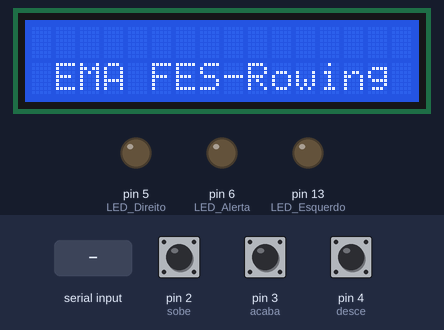
Bench run of a sketch on a simulated Arduino Uno, built with avr-gcc and run on an emulated ATmega328P. Shown: 16×2 character LCD, output pins drawn as LEDs (lit = HIGH). Dashed ring = blinking. The test bench sets the inputs (shaded band); at power-on: pin 3 (acaba) HIGH, pin 2 (sobe) HIGH, pin 4 (desce) HIGH. What the sketch prints to the serial monitor is not drawn.

Above: at 0.1 s.
1.3 s: "a" received over Serial
At 3.1 s:
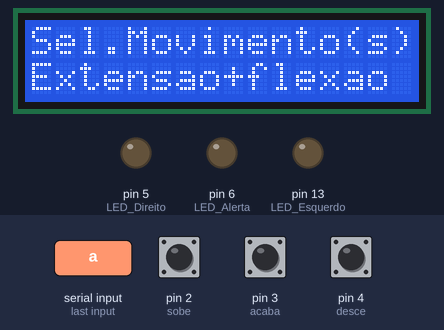
3.8 s: pin 3 (acaba) pulled LOW for 3.2 s
At 8.0 s:
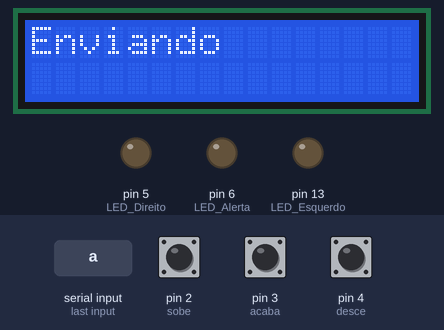
8.5 s: "a" received over Serial
At 11.3 s:
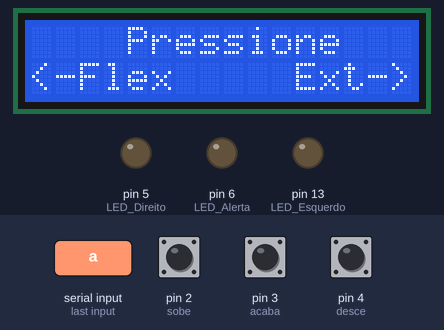
11.5 s: pin 2 (sobe) pulled LOW for 0.15 s
At 11.61 s:
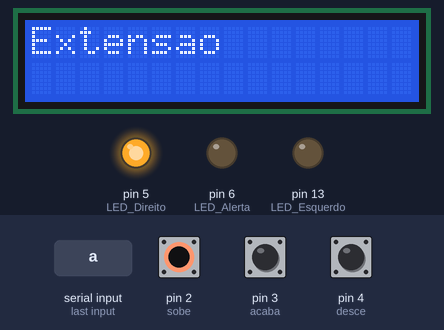
13.1 s: pin 4 (desce) pulled LOW for 0.15 s
At 13.6 s:
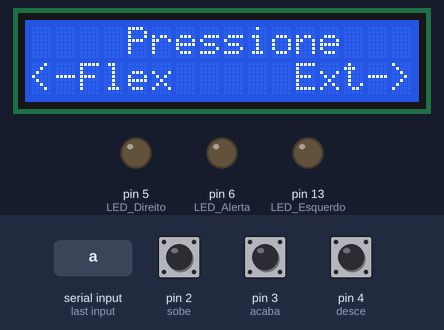
14.7 s: pin 3 (acaba) pulled LOW for 0.15 s
At 15.12 s:
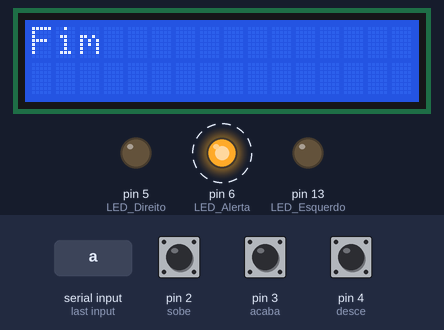
Timing chart, 0 to 17.9 s (numbered marks = the images above; inputs shaded):
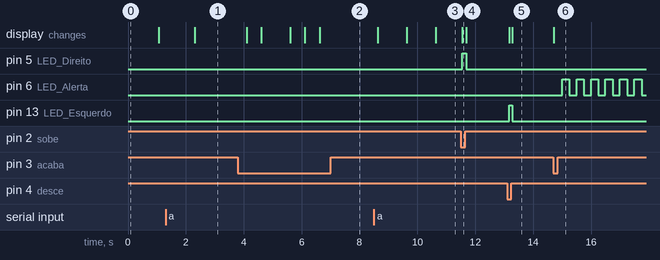

The sketch:

Rowing_Arduino.ino
```cpp
#include <LiquidCrystal.h>
#include <LiquidCrystal.h>
#include <SoftwareSerial.h>
LiquidCrystal lcd(9, 7, 8, 12, 10, 11);
#define LED_Alerta 6 // Pin is connected to the LED ALERTA
#define LED_Direito 5 // Pin is connected to the LED DIREITO
#define LED_Esquerdo 13 // Pin is connected to the LED ESQUERDO
/**
* ponteiro de função da máquina de estados. Ele aponta sempre para a função da
* máquina de estados que deve ser executada */
bool aux_CH12 = false;
bool aux_CH34 = false;
bool config = true;
bool print;
bool run = false;
bool stim = true;
byte channels = B00000000;
byte set_channels = B00000000;
char acaba = 3;
char corrente_CH12 = 10;
char corrente_CH34 = 6;
char corrente_CH56 = 10;
char corrente_CH78 = 6;
char desce = 4;
char freq = 40;
char passo;
char sobe = 2;
int mode = 0;
int pw = 300;
int variavel;
String flag;
String text;
String unidade;
void(* PonteiroDeFuncao) ();
void setup()
{
  lcd.begin(16, 2);
  Serial.begin(9600);
  Serial.flush(); // Limpar receber buffer.
  pinMode(acaba, INPUT_PULLUP);
  pinMode(desce, INPUT_PULLUP);
  pinMode(sobe, INPUT_PULLUP);
  pinMode(LED_Alerta, OUTPUT);
  pinMode(LED_Direito, OUTPUT);
  pinMode(LED_Esquerdo, OUTPUT);
}

void loop()
{
  PonteiroDeFuncao = StateConect;
  while (1)
  {
    while (config)
    {
      /**
      * chama a função apontada pelo ponteiro de função (logo, chama o estado
      * corrente)
      */
      (* PonteiroDeFuncao) ();
    }
    while (run)
    {
      int state_0 = 0;
      int state_1 = 1;
      digitalWrite(LED_Alerta, LOW);
      while (stim)
      {
        if (digitalRead(sobe) == LOW)
        {
          digitalWrite(sobe, HIGH);
          state_0 = 1;
          lcd.clear();
          lcd.print("Extensao");
          digitalWrite(LED_Direito, HIGH);
        }
        else
          if (digitalRead(desce) == LOW)
          {
            digitalWrite(desce, HIGH);
            state_0 = 2;
            lcd.clear();
            lcd.print("Flexao");
            digitalWrite(LED_Esquerdo, HIGH);
          }
        else
          if (digitalRead(acaba) == LOW)
          {
            digitalWrite(acaba, HIGH);
            state_0 = 3;
          }
        else
        {
          state_0 = 0;
        }
        if (state_1 != state_0)
        {
          Serial.print(state_0);
          state_1 = state_0;
          lcd.clear();
          lcd.print("    Pressione   ");
          lcd.setCursor(0, 1);
          lcd.print("<-Flex     Ext->");
          digitalWrite(LED_Esquerdo, LOW);
          digitalWrite(LED_Direito, LOW);
        }
        if (state_0 == 3)
        {
          Serial.print(state_0);
          stim = false;
          lcd.clear();
          lcd.print("Fim");
        }
        delay(30);
      }
      delay(250);
      digitalWrite(LED_Alerta, HIGH);
      delay(250);
    }
  }
  system("PAUSE");
}

/*-------------------------------------------------------------------------*/
/**
* @brief      Estado inicial de conexão das portas
*/
void StateConect(void)
{
  lcd.clear();
  lcd.setCursor(0, 1);
  lcd.print(" EMA FES-Rowing ");
  delay(1000);
  lcd.setCursor(0, 0);
  lcd.print("   Conectando...");
  /**
  * verificando conexão
  */
  bool conexao = false;
  while (conexao == false)
  {
    if (Serial.available())
    {
      flag = Serial.readString();
      if (flag.equals("a"))
      {
        conexao = true;
        PonteiroDeFuncao = StateSetMov;
      }
    }
  }
}

/**
* @brief      { Estado que seleciona a quantidade de movimento:
*             (extensão)e/ou(flexão) }
*/
void StateSetMov(void)
{
  // para a funcao
  // int mode = 2;
  text = "Sel.Movimento(s):";
  lcd.clear();
  lcd.print(text);
  variavel = mode;
  passo = 1;
  unidade = "";
  print = false;
  mode = func_set_parametro(variavel, passo, text, unidade, print);
  if (mode == 0)
    mode = 3;
  if (mode == 4)
    mode = 1;
  if (mode == 1)
  {
    lcd.setCursor(0, 1);
    lcd.print("Extensao       ");
    channels = B00000011;
  }
  if (mode == 2)
  {
    lcd.setCursor(0, 1);
    lcd.print("         flexao");
    channels = B00001100;
  }
  if (mode == 3)
  {
    lcd.setCursor(0, 1);
    lcd.print("Extensao+flexao");
    channels = B00001111;
  }
  delay(250);
  if (digitalRead(acaba) == LOW)
  {
    if (mode == 2)
      PonteiroDeFuncao = SetAuxCH34;
    else
      PonteiroDeFuncao = SetAuxCH12;
    delay(250);
  }
}

/**
* @brief      { Estado para selecionar se o canal 12 (CH12) necessita de canal
*             auxiliar, se sim: o canal auxíliar será o CH56 }
*/
void SetAuxCH12(void)
{
  text = "Ext.c/ Auxiliar?";
  lcd.clear();
  lcd.print(text);
  passo = 1;
  unidade = "";
  variavel = aux_CH12;
  print = false;
  variavel = func_set_parametro(variavel, passo, text, unidade, print);
  if (variavel == 0)
  {
    aux_CH12 = false;
    lcd.setCursor(0, 1);
    lcd.print("Nao             ");
    set_channels = B00000000;
    delay(250);
  }
  if (variavel == 1)
  {
    aux_CH12 = true;
    lcd.setCursor(0, 1);
    lcd.print("Sim, CH 5/6");
    set_channels = B00110000;
    delay(250);
  }
  if (digitalRead(acaba) == LOW)
  {
    channels = channels | set_channels;
    if (mode == 1)
      PonteiroDeFuncao = StateSetAmp;
    else
      PonteiroDeFuncao = SetAuxCH34;
    delay(250);
  }
}

/**
* @brief      { Estado para selecionar se o canal 12 (CH12) necessita de canal
*             auxiliar, se sim: o canal auxíliar será o CH56 }
*/
void SetAuxCH34(void)
{
  text = "Flex.c/ Auxiliar?";
  lcd.clear();
  lcd.print(text);
  passo = 1;
  unidade = "";
  variavel = aux_CH34;
  print = false;
  variavel = func_set_parametro(variavel, passo, text, unidade, print);
  if (variavel == 0)
  {
    aux_CH34 = false;
    lcd.setCursor(0, 1);
    lcd.print("Nao             ");
    set_channels = B00000000;
    delay(250);
  }
  if (variavel == 1)
  {
    aux_CH34 = true;
    lcd.setCursor(0, 1);
    lcd.print("Sim, CH 7/8");
    set_channels = B11000000;
    delay(250);
  }
  if (digitalRead(acaba) == LOW)
  {
    channels = channels | set_channels;
    PonteiroDeFuncao = StateSetAmp;
  }
  delay(250);
}

/**
* @brief      Estado para selecionar as amplitudes de todos os canais
*             selecionados anteriormente
*/
void StateSetAmp(void)
{
  if ((B00000011 & channels) > 0)
  {
    digitalWrite(acaba, HIGH);
    delay(250);
    while (digitalRead(acaba) == HIGH)
    {
      text = "CorrenteExtensao";
      variavel = corrente_CH12;
      passo = 2;
      unidade = "mA (CH [1,2])";
      print = true;
      corrente_CH12 = func_set_parametro(variavel, passo, text, unidade, print);
      corrente_CH56 = corrente_CH12;
      delay(250);
    }
  }
  if ((B00110000 & channels) > 0)
  {
    digitalWrite(acaba, HIGH);
    delay(250);
    while (digitalRead(acaba) == HIGH)
    {
      text = "Corrente Aux Ext";
      variavel = corrente_CH56;
      passo = 2;
      unidade = "mA (CH [5,6])";
      print = true;
      corrente_CH56 = func_set_parametro(variavel, passo, text, unidade, print);
      delay(250);
    }
  }
  if ((B00001100 & channels) > 0)
  {
    digitalWrite(acaba, HIGH);
    delay(250);
    while (digitalRead(acaba) == HIGH)
    {
      text = "Corrente Flexao";
      variavel = corrente_CH34;
      passo = 2;
      unidade = "mA (CH [3,4])";
      print = true;
      corrente_CH34 = func_set_parametro(variavel, passo, text, unidade, print);
      corrente_CH78 = corrente_CH34;
      delay(250);
    }
  }
  if ((B11000000 & channels) > 0)
  {
    digitalWrite(acaba, HIGH);
    delay(250);
    while (digitalRead(acaba) == HIGH)
    {
      text = "Corrente AuxFlex";
      variavel = corrente_CH78;
      passo = 2;
      unidade = "mA (CH [7,8])";
      print = true;
      corrente_CH78 = func_set_parametro(variavel, passo, text, unidade, print);
      delay(250);
    }
  }
  PonteiroDeFuncao = StateSetLP;
}

/**
* @brief      Estado para selecionar a Largura de Pulso (única para todos os
*             canais)
*/
void StateSetLP(void)
{
  text = "Largura de Pulso:";
  variavel = pw;
  passo = 10;
  unidade = "ms";
  print = true;
  pw = func_set_parametro(variavel, passo, text, unidade, print);
  delay(250);
  if (digitalRead(acaba) == LOW)
  {
    PonteiroDeFuncao = StateSetFreq;
    digitalWrite(acaba, HIGH);
  }
}

/**
* @brief      Estado para selecionar a Frequencia (única para todos os canais)
*/
void StateSetFreq(void)
{
  text = "Frequencia:";
  variavel = freq;
  passo = 5;
  unidade = "Hz";
  print = true;
  freq = func_set_parametro(variavel, passo, text, unidade, print);
  delay(250);
  if (digitalRead(acaba) == LOW)
  {
    PonteiroDeFuncao = Send;
    digitalWrite(acaba, HIGH);
  }
}

/**
* @brief      Estado para enviar os parâmetros para o Raspberry
*/
void Send(void)
{
  // Estado Inicial
  if (B00000000 == channels)
    mode = 0;
  // Extensão
  if (B00000011 == channels)
    mode = 1;
  // Flexão
  if (B00001100 == channels)
    mode = 2;
  // Extensão + Flexão
  if (B00001111 == channels)
    mode = 3;
  // (Extensão & Aux_Ext)
  if (B00110011 == channels)
    mode = 4;
  // (Extensão & Aux_Ext) + Flexão
  if (B00111111 == channels)
    mode = 5;
  // (Flexão & Aux_Flex)
  if (B11001100 == channels)
    mode = 6;
  // Extensao + (Flexão & Aux_Flex)
  if (B11001111 == channels)
    mode = 7;
  // (Extensão & Aux_Ext) + (Flexão & Aux_Flex)
  if (B11111111 == channels)
    mode = 8;
  // enviando dados pela serial
  Serial.print("c"); // marcador de corrente ch12
  func_dim_string_to_Stim(corrente_CH12);
  Serial.print("d"); // marcador de corrente ch34
  func_dim_string_to_Stim(corrente_CH34);
  Serial.print("e"); // marcador de corrente ch56
  func_dim_string_to_Stim(corrente_CH56);
  Serial.print("x"); // marcador de corrente ch78
  func_dim_string_to_Stim(corrente_CH78);
  Serial.print("p"); // marcador de largura de pulso
  func_dim_string_to_Stim(pw);
  Serial.print("f"); // marcador de frequecia
  func_dim_string_to_Stim(freq);
  Serial.print("m"); // marcador do modo
  func_dim_string_to_Stim(mode);
  lcd.clear();
  lcd.print("Enviando");
  delay(2000);
  PonteiroDeFuncao = waiting;
  lcd.setCursor(0, 1);
  lcd.print(channels, BIN);
  lcd.setCursor(15, 1);
  lcd.print(mode);
}

/**
* @brief      Estado para aguardar a confirmação de recebimento pelo Raspberry
*/
void waiting(void)
{
  if (Serial.available())
  {
    flag = Serial.readString();
    if (flag.equals("a"))
    {
      lcd.clear();
      lcd.print("Iniciando estimulacao");
      delay(1000);
      PonteiroDeFuncao = Runing;
    }
  }
}

/**
* @brief      Estado para iniciar o modo Run no loop()
*/
void Runing(void)
{
  run = true;
  config = false;
}

/**
* @brief      Função para acrescentar/diminuir valores da variavel, conforme o
*             passo escolhido, através dos botões do Handle
*
* @param      variavel  Define qual é a varialvel a ser alterada
* @param      passo     Define o passo de acrescimo/decrescimo
* @param      text      Texto informado no display
* @param      unidade   Unidade de medida informada no display
* @param      print     Indica se imprime as mensagens no display (true/false)
*
* @return     Retorna o valor da variavel definida através dos botções
*/
int func_set_parametro(int variavel, int passo, String text, String unidade, bool print)
{
  int BTN_Down = HIGH;
  int BTN_Up = HIGH;
  int lastReadingDown = HIGH;
  int lastReadingUp = HIGH;
  long lastSwitchTimeDown = 0;
  long lastSwitchTimeUp = 0;
  long longSwitchTime = 500;
  long shortSwitchTime = 100;
  long switchTimeDown = 500;
  long switchTimeUp = 500;
  BTN_Up = digitalRead(sobe);
  BTN_Down = digitalRead(desce);
  if (print == true)
  {
    lcd.clear();
    lcd.print(text);
    lcd.setCursor(0, 1);
    lcd.print(variavel);
    lcd.print(" ");
    lcd.print(unidade);
    lcd.print("   ");
    delay(250);
  }
  if (BTN_Up == LOW && ((((millis() - lastSwitchTimeUp) > switchTimeUp) && lastSwitchTimeUp != 0) || lastReadingUp == HIGH))
  {
    // digitalWrite (sobe, HIGH);
    if (((millis() - lastSwitchTimeUp) > switchTimeUp) && lastSwitchTimeUp != 0)
    {
      switchTimeUp = shortSwitchTime;
    }
    lastSwitchTimeUp = millis();
    lastReadingUp = BTN_Up;
    variavel = variavel + passo;
    delay(250);
  }
  if (BTN_Up == HIGH)
  {
    lastReadingUp = BTN_Up;
    switchTimeUp = longSwitchTime;
    lastSwitchTimeUp = 0;
  }
  if (BTN_Down == LOW &&
  ((((millis() - lastSwitchTimeDown) > switchTimeDown) && lastSwitchTimeDown != 0) || lastReadingDown == HIGH))
  {
    // digitalWrite (desce, HIGH);
    if (((millis() - lastSwitchTimeDown) > switchTimeDown) && lastSwitchTimeDown != 0)
    {
      switchTimeDown = shortSwitchTime;
    }
    lastSwitchTimeDown = millis();
    lastReadingDown = BTN_Down;
    variavel = variavel - passo;
    if (variavel < 0)
    {
      variavel = 0;
    }
    delay(250);
  }
  if (BTN_Down == HIGH)
  {
    lastReadingDown = BTN_Down;
    switchTimeDown = longSwitchTime;
    lastSwitchTimeDown = 0;
  }
  return variavel;
}

/*-------------------------------------------------------------------------*/
/**
* @brief      Configura o envio de parametros sempre com 3 algarismo
*
* @param      entrada  Valor a ser convertido para 3 algarismo
*
* @return     Valor convertido com 3 algarismo
*/
void func_dim_string_to_Stim(int entrada)
{
  if (qtdAlgarismos(entrada) == 3)
  {
    Serial.print(entrada);
  }
  else
    if (qtdAlgarismos(entrada) == 2)
    {
      Serial.print(0);
      Serial.print(entrada);
    }
  else
    if (qtdAlgarismos(entrada) == 1)
    {
      Serial.print(0);
      Serial.print(0);
      Serial.print(entrada);
    }
}

/*-------------------------------------------------------------------------*/
/**
* @brief      Conta a quantidade de Algarismo
*
* @param      numero  Entrada a ser avaliada
*
* @return     Quatidade de algarismo
*/
int qtdAlgarismos(int numero)
{
  int cont = 0;
  while (numero != 0)
  {
    numero /= 10;
    cont++;
  }
  return cont;
}
```

Measured:
- after the input at 1.3 s, the display: changes after 1.0 s (image 1)
- after the input at 3.8 s, the display: first changes after 0.30 s (image 2 shows a later state)
- after the input at 8.5 s, the display: first differs from a run without the input after 1.1 s (image 3 shows a later state)
- after the input at 11.5 s, pin 5 (LED_Direito): LOW → HIGH after 0.05 s, → LOW 0.14 s later; the display: changes after 0.05 s (image 4)
- after the input at 13.1 s, pin 13 (LED_Esquerdo): LOW → HIGH after 0.07 s, → LOW 0.10 s later; the display: first changes after 0.07 s (image 5 shows a later state)
- after the input at 14.7 s, pin 6 (LED_Alerta): alternates HIGH for 0.25 s and LOW for 0.25 s, starting after 0.30 s; the display: changes at once (image 6)
